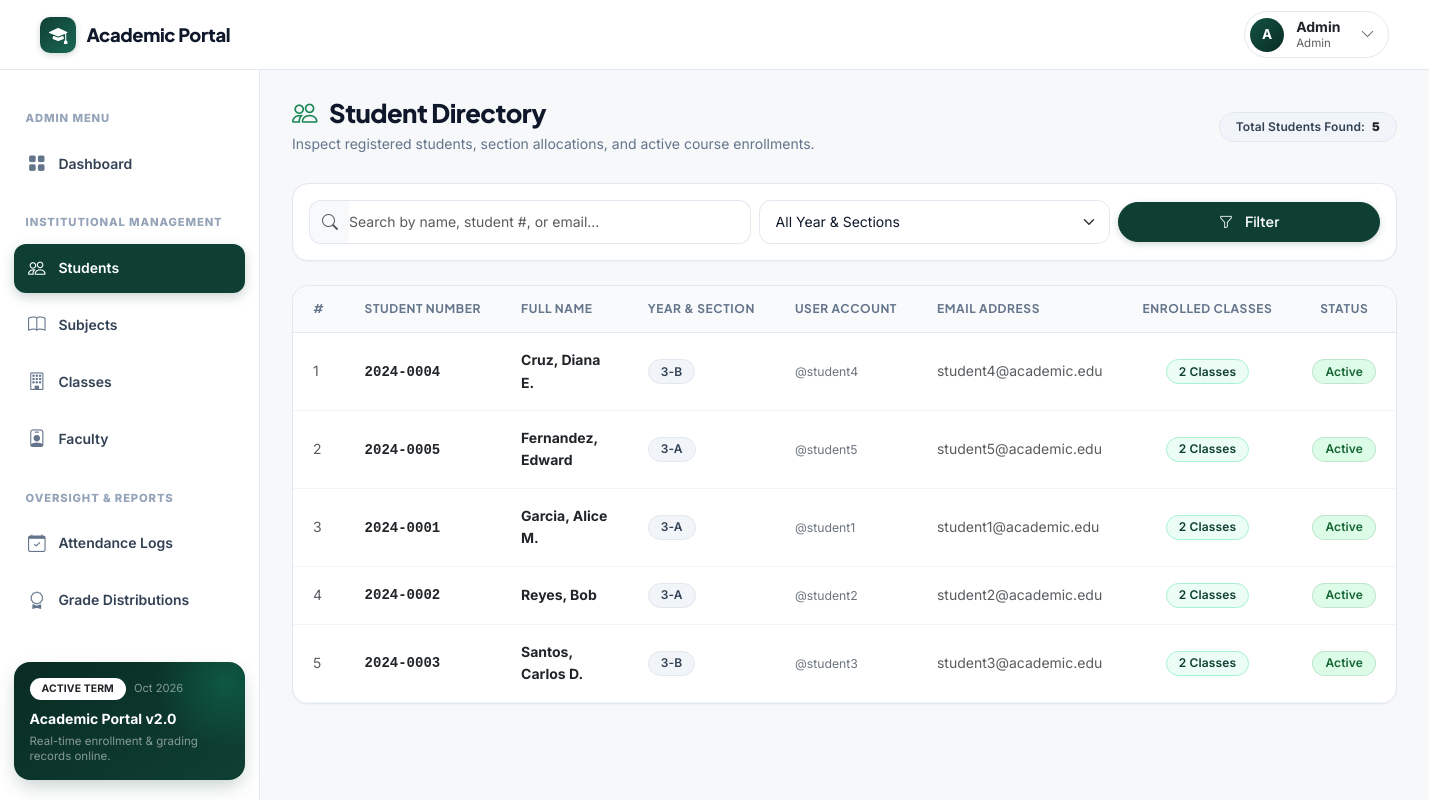
The page /dean/students.php (signed in) on the database its author committed.
### tables this page shows
CREATE TABLE IF NOT EXISTS students (
    student_id      INT             AUTO_INCREMENT PRIMARY KEY,
    user_id         INT             NOT NULL UNIQUE,
    student_number  VARCHAR(20)     NOT NULL UNIQUE,
    first_name      VARCHAR(50)     NOT NULL,
    middle_name     VARCHAR(50)     DEFAULT NULL,
    last_name       VARCHAR(50)     NOT NULL,
    yr_section      VARCHAR(20)     NOT NULL,

    CONSTRAINT fk_students_user
        FOREIGN KEY (user_id) REFERENCES users(user_id)
        ON DELETE RESTRICT ON UPDATE CASCADE,

    INDEX idx_students_name (last_name, first_name)
);

CREATE TABLE IF NOT EXISTS users (
    user_id         INT             AUTO_INCREMENT PRIMARY KEY,
    username        VARCHAR(50)     NOT NULL UNIQUE,
    email           VARCHAR(100)    DEFAULT NULL,
    password_hash   VARCHAR(255)    NOT NULL,
    role            ENUM('dean','instructor','student') NOT NULL,
    account_status  ENUM('active','inactive') NOT NULL DEFAULT 'active',
    created_at      TIMESTAMP       NOT NULL DEFAULT CURRENT_TIMESTAMP,

    INDEX idx_users_role (role),
    INDEX idx_users_status (account_status)
);

### includes/permissions.php (called while the page is built, shortened)
<?php
function e($value): string {
    return htmlspecialchars((string)$value, ENT_QUOTES, 'UTF-8');
}

### dean/students.php (the view, shortened to what this page needs)
<?php
require_once __DIR__ . '/../includes/header.php';
$pdo = db_connect();
$search = trim($_GET['search'] ?? '');
$query = 'SELECT s.student_id, s.student_number, s.first_name, s.middle_name, s.last_name,
                 s.yr_section, u.username, u.email, u.account_status,
                 COUNT(sc.student_class_id) AS enrolled_classes_count
          FROM students s
          JOIN users u ON s.user_id = u.user_id
          LEFT JOIN student_classes sc ON s.student_id = sc.student_id
          WHERE 1=1';
$params = [];
$query .= ' GROUP BY s.student_id ORDER BY s.last_name ASC, s.first_name ASC';
$stmt = $pdo->prepare($query);
$stmt->execute($params);
$students = $stmt->fetchAll();
?>
<div class="page-header-row">
    <div>
        <h1 class="page-title">
            <i class="bi bi-people text-success me-1"></i>Student Directory
        </h1>
        <p class="page-subtitle">Inspect registered students, section allocations, and active course enrollments.</p>
    </div>
    <div>
        <span class="badge bg-secondary px-3 py-2">
            Total Students Found: <strong class="text-dark ms-1"><?php echo count($students); ?></strong>
        </span>
    </div>
</div>
<div class="card mb-4">
    <div class="card-body p-3">
        <form method="GET" action="students.php" class="row g-2 align-items-center">
            <div class="col-md-5">
                <div class="input-group">
                    <span class="input-group-text bg-light border-end-0 text-muted">
                        <i class="bi bi-search"></i>
                    </span>
                    <input type="text" name="search" class="form-control border-start-0 ps-0" placeholder="Search by name, student #, or email..." value="<?php echo e($search); ?>">
                </div>
            </div>
            <div class="col-md-4">
                <select name="section" class="form-select">
                    <option value="">All Year & Sections</option>
                </select>
            </div>
            <div class="col-md-3 d-flex gap-2">
                <button type="submit" class="btn btn-forest flex-grow-1">
                    <i class="bi bi-funnel me-1"></i> Filter
                </button>
            </div>
        </form>
    </div>
</div>
<div class="card">
    <div class="table-responsive">
        <table class="table table-hover align-middle mb-0">
            <thead>
                <tr>
                    <th style="width: 50px;">#</th>
                    <th>Student Number</th>
                    <th>Full Name</th>
                    <th>Year & Section</th>
                    <th>User Account</th>
                    <th>Email Address</th>
                    <th class="text-center">Enrolled Classes</th>
                    <th class="text-center">Status</th>
                </tr>
            </thead>
            <tbody>
                <?php if (empty($students)): ?>
                    <tr>
                        <td colspan="8" class="text-center py-5 text-muted">
                            <i class="bi bi-inbox fs-2 d-block mb-2 text-subtle"></i>
                            No students match your search criteria.
                        </td>
                    </tr>
                <?php else: ?>
                    <?php foreach ($students as $idx => $st): ?>
                        <tr>
                            <td class="text-muted small"><?php echo $idx + 1; ?></td>
                            <td>
                                <span class="font-monospace fw-bold text-dark">
                                    <?php echo e($st['student_number']); ?>
                                </span>
                            </td>
                            <td>
                                <div class="fw-bold text-dark">
                                    <?php echo e($st['last_name'] . ', ' . $st['first_name'] . ' ' . $st['middle_name']); ?>
                                </div>
                            </td>
                            <td>
                                <span class="badge bg-secondary">
                                    <?php echo e($st['yr_section']); ?>
                                </span>
                            </td>
                            <td>
                                <span class="text-secondary small">@<?php echo e($st['username']); ?></span>
                            </td>
                            <td class="small text-muted">
                                <?php echo e($st['email'] ?: '—'); ?>
                            </td>
                            <td class="text-center">
                                <span class="badge bg-primary">
                                    <?php echo $st['enrolled_classes_count']; ?> Classes
                                </span>
                            </td>
                            <td class="text-center">
                                <?php if ($st['account_status'] === 'active'): ?>
                                    <span class="badge bg-success">Active</span>
                                <?php else: ?>
                                    <span class="badge bg-secondary">Inactive</span>
                                <?php endif; ?>
                            </td>
                        </tr>
                    <?php endforeach; ?>
                <?php endif; ?>
            </tbody>
        </table>
    </div>
</div>
<?php require_once __DIR__ . '/../includes/footer.php'; ?>

### rows shown on the page
students: student_number "2024-0004", last_name+first_name+middle_name "Cruz, Diana E.", yr_section "3-B", user.username "student4", user.email "student4@academic.edu", enrolled_classes_count "2"
students: student_number "2024-0005", last_name+first_name+middle_name "Fernandez, Edward", yr_section "3-A", user.username "student5", user.email "student5@academic.edu", enrolled_classes_count "2"
students: student_number "2024-0001", last_name+first_name+middle_name "Garcia, Alice M.", yr_section "3-A", user.username "student1", user.email "student1@academic.edu", enrolled_classes_count "2"
students: student_number "2024-0002", last_name+first_name+middle_name "Reyes, Bob", yr_section "3-A", user.username "student2", user.email "student2@academic.edu", enrolled_classes_count "2"
students: student_number "2024-0003", last_name+first_name+middle_name "Santos, Carlos D.", yr_section "3-B", user.username "student3", user.email "student3@academic.edu", enrolled_classes_count "2"

### other values the page prints
substr($display_name, 0, 1) "A"
$display_name "Admin"
$role_badge "Admin"
count($students) "5"
